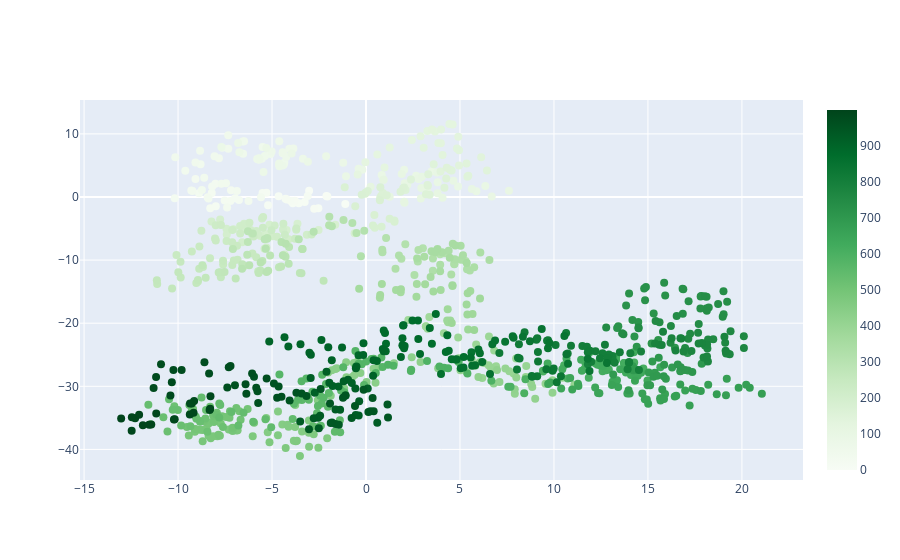

The cell this chart's notebook holds for it:
### Code cell
import plotly.graph_objects as go
import numpy as np

l = 1000
x_steps = np.random.choice([-1, 1], size=l) + 0.2 * np.random.randn(l) # l steps
y_steps = np.random.choice([-1, 1], size=l) + 0.2 * np.random.randn(l) # l steps
x_position = np.cumsum(x_steps) # integrate the position by summing steps values
y_position = np.cumsum(y_steps) # integrate the position by summing steps values

fig = go.Figure(data=go.Scatter(
    x=x_position,
    y=y_position,
    mode='markers',
    name='Random Walk',
    marker=dict(
        color=np.arange(l),
        size=8,
        colorscale='Greens',
        showscale=True
    )
))

fig.show()

### Figure 1 — Plotly figure (JSON) as saved in the notebook; plotly's stock layout.template omitted (floating-point values rounded to 4 significant figures; data arrays with more than 128 entries replaced by an {"elided": "..."} marker saying what was removed)
{"data": [{"marker": {"color": {"elided": "1000 int values"}, "colorscale": [[0, "rgb(247,252,245)"], [0.125, "rgb(229,245,224)"], [0.25, "rgb(199,233,192)"], [0.375, "rgb(161,217,155)"], [0.5, "rgb(116,196,118)"], [0.625, "rgb(65,171,93)"], [0.75, "rgb(35,139,69)"], [0.875, "rgb(0,109,44)"], [1, "rgb(0,68,27)"]], "showscale": true, "size": 8}, "mode": "markers", "name": "Random Walk", "type": "scatter", "x": {"elided": "1000 float values"}, "y": {"elided": "1000 float values"}}], "layout": {}}
